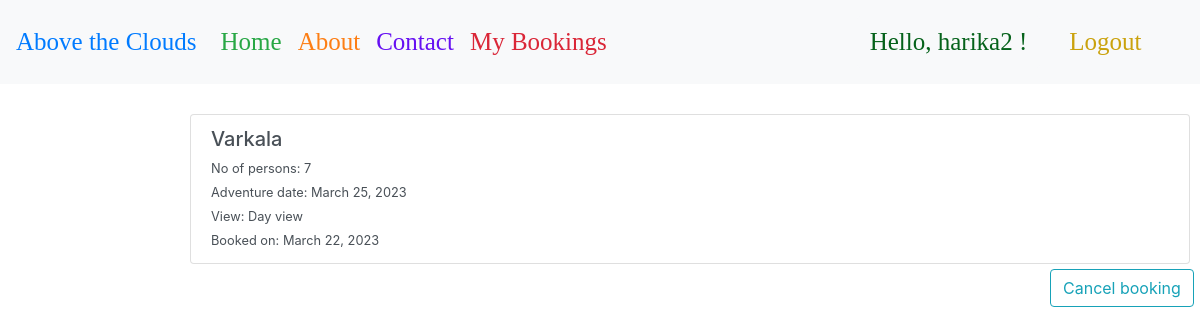
The page /mybookings/ (signed in) on the database its author committed.
### app/models.py (models this page shows, shortened)
class bookings(models.Model):
    location = models.ForeignKey(adventureplaces, on_delete=models.CASCADE)
    guest = models.ForeignKey(User, on_delete=models.CASCADE)
    created_at = models.DateField(auto_now_add=True)
    updated_at = models.DateTimeField(auto_now=True)
    VIEW_CHOICES = [
        ('Day view', 'Day view'),
        ('Night view', 'Night view'),
         ]
    view = models.CharField(max_length=10, choices=VIEW_CHOICES)
    no_of_persons = models.IntegerField()
    booking_for_the_date=models.DateField(null=True)

class adventureplaces(models.Model):
    location = models.CharField(max_length=50)
    state = models.CharField(max_length=50, default="Windsor")
    country = models.CharField(max_length=50, default="Canada")
    picture=models.ImageField(upload_to='uploads/',default='/Users/harika/PycharmProjects/pythonProject/djangoProject/Hotairballonbooking/app/static/uploads/Default.jpeg')
    Description=models.TextField(max_length=2000)
    def __str__(self):
        return self.location

### app/views.py (the view)
# urls.py: path('mybookings/',views.mybookings,name="mybookings"),
@login_required
def mybookings(request):
      booking_list = bookings.objects.filter(guest=request.user)
      return render(request,'mybookings.html',{'booking_list':booking_list})

### templates/mybookings.html (shortened to what this page needs)
  {% extends 'basic.html' %}
{% load static %}
{% block css %}
     <link rel="stylesheet" type="text/css" href="{% static '/mybookings.css' %}" >
{% endblock css %}
    {% block body %}
    {% for each_booking in booking_list %}
         <div class="list-group" style="width: 1000px;margin-left: 190px!important;margin-top: 30px!important;">
            <a href="/editbooking/{{each_booking.id}}" class="list-group-item list-group-item-action" aria-current="true">
            <div class="d-flex w-100 justify-content-between">
             <h5 class="mb-1">{{each_booking.location}}</h5>
             </div>
                <small>No of persons: {{each_booking.no_of_persons}}</small><br>
                <small>Adventure date: {{each_booking.booking_for_the_date}}</small><br>
                <small>View: {{each_booking.view}}</small><br>
                <small>Booked on: {{each_booking.created_at }}</small>
           </a>
         </div>
        <div style="margin-left: 1050px;margin-top: 5px">
            <a href="/deletebooking/{{each_booking.id}}">
                <button class="btn btn-outline-info" type="submit">
                Cancel booking
                </button>
            </a>
        </div>
    {% endfor %}
 {% endblock body %}

### templates/basic.html (shortened to what this page needs)
{% load static %}
<!DOCTYPE html>
<!DOCTYPE html>
<html lang="en">
<head>
    <link rel="stylesheet" href="https://use.fontawesome.com/releases/v5.7.0/css/all.css">
    <link rel="stylesheet" href="https://maxcdn.bootstrapcdn.com/bootstrap/4.5.0/css/bootstrap.min.css" >
     <link rel="stylesheet" type="text/css" href="{% static '/basic.css' %}" >
    {% block css %}
    {% endblock css %}
    <div class="container-fluid px-0 bg-light">
        <nav class="navbar navbar-expand-lg shadow-5-strong">
            <a class="navbar-brand"  id="abovethecloudsbtn" style="font-family: 'Cambay Devanagari';font-size: 25px" href="/">Above the Clouds</a>
            <div class="collapse navbar-collapse " id="navbarSupportedContent">
                <ul class="navbar-nav mr-auto ">
                    <li class="nav-item active">
                        <a class="nav-link"  id="homebtn" style="font-family: 'Cambay Devanagari';font-size: 25px" href="/"> Home</a>
                    </li>
                    <li class="nav-item active">
                        <a class="nav-link text-bold" style="font-family: 'Cambay Devanagari';font-size: 25px" id="aboutbtn" href="#About-us">About</a>
                    </li>
                    <li class="nav-item active">
                        <a class="nav-link text-bold" style="font-family: 'Cambay Devanagari';font-size: 25px" id="contactbtn" href="#Contact-us">Contact </a>
                    </li>
                    {% if user.is_authenticated %}
                    <li class="nav-item active">
                        <a class="nav-link text-bold" style="font-family: 'Cambay Devanagari';font-size: 25px" id="mybookingsbtn" href="/mybookings">My Bookings </a>
                    </li>
                    {% endif %}
                </ul>
                {% if user.is_authenticated %}
                      <button class="btn btn-group bg-light" style="font-family: 'Cambay Devanagari';font-size: 25px" id="login" data-toggle="modal" data-target="#forlogin">
                       Hello, {{request.user}} !
                            </button>
                       <a href="/logout" class="nav-link">
                    <button class="btn btn-group"  style="font-family: 'Cambay Devanagari';font-size: 25px" data-toggle="modal" id="logoutbtn">
                        Logout
                    </button></a>&nbsp; &nbsp;
                {% endif %}
            </div>
        </nav>
    </div>
</head>
    {% block body %}
    {% endblock body %}
</html>

### app/static/basic.css (style rules this page uses)
#abovethecloudsbtn { color:#007bff }
#homebtn { color: #28a745; }
#aboutbtn { color: #fd7e14; }
#contactbtn { color:#6610f2 }
#mybookingsbtn { color:#da2637 }
#login { color: #06621b }
#logoutbtn { color:#caa20d }

### rows shown on the page
bookings: location "Varkala", no_of_persons "7", booking_for_the_date "March 25, 2023", view "Day view", created_at "March 22, 2023"

### other values the page prints
{{ request.user }} "harika2"
